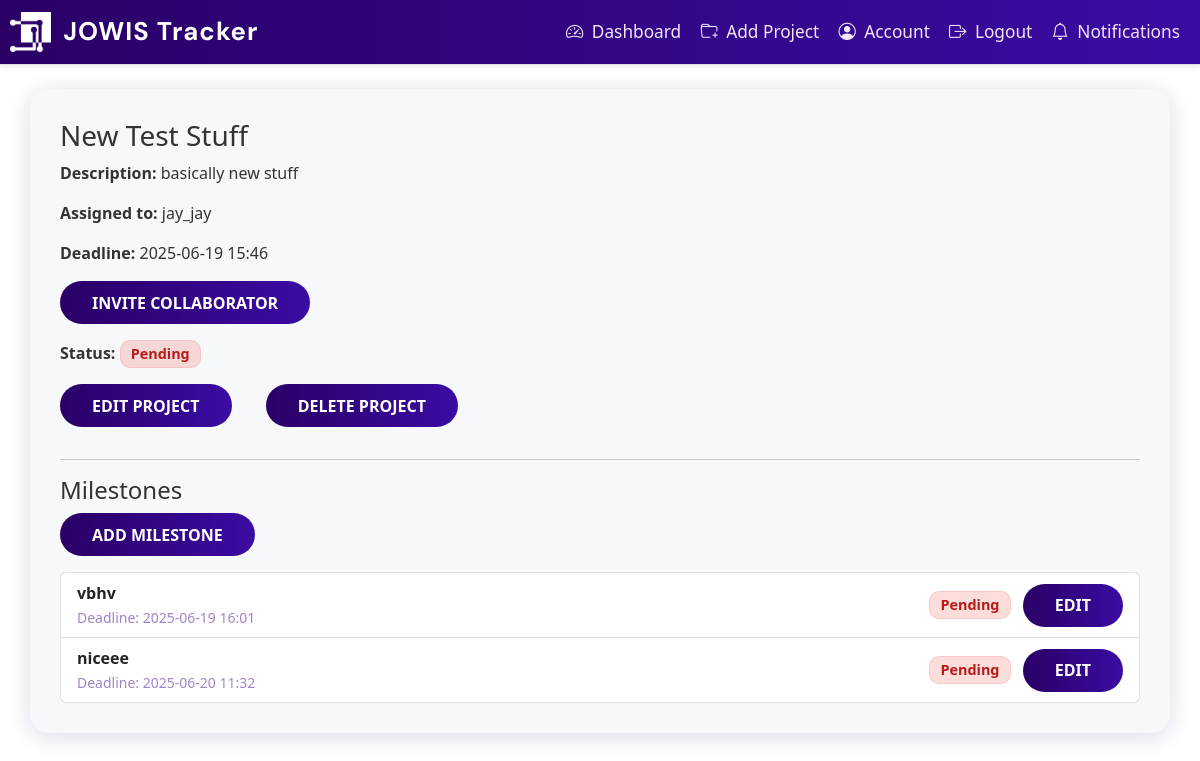
Page /project/6 (signed in) on the committed database.
### app/dbmodels.py (models this page shows, shortened)
class Project(db.Model):
    id = db.Column(db.Integer, primary_key=True)
    title = db.Column(db.String(150), nullable=False)
    description = db.Column(db.Text, nullable=False)
    tasks = db.relationship("Task", backref="project", cascade="all, delete-orphan", passive_deletes=True)
    milestones = db.relationship("Milestone", backref="project", cascade="all, delete-orphan", passive_deletes=True)
    deadline = db.Column(db.DateTime, nullable=False, default = datetime.now(timezone.utc)) # default to current time in UTC
    status = db.Column(db.String(20), nullable=False, default="Pending")
    comment = db.Column(db.Text, nullable=True)
    users = db.relationship(
        'User',
        secondary=project_users,
        back_populates='projects'
    )

class User(db.Model, UserMixin):
    id = db.Column(db.Integer, primary_key=True)
    username = db.Column(db.String(150), unique=True, nullable=False)
    email = db.Column(db.String(150), unique=True, nullable=False)
    password_hash = db.Column(db.String(150), nullable=False)
    tasks = db.relationship("Task", backref="assigned_to", cascade='all, delete-orphan',passive_deletes=True)
    role = db.Column(db.String(50), nullable=False, default="employee") # or admin
    must_change_password = db.Column(db.Boolean, default=True)
    projects = db.relationship(
        'Project',
        secondary=project_users,
        back_populates='users'
    )
    reset_code = db.Column(db.String(8), nullable=True)
    reset_code_expiry = db.Column(db.DateTime, nullable=True)

class Milestone(db.Model):
    id = db.Column(db.Integer, primary_key=True)
    name = db.Column(db.String(140), nullable=False)
    deadline = db.Column(db.DateTime, nullable=False)
    project_id = db.Column(db.Integer, db.ForeignKey("project.id", ondelete="CASCADE"), nullable=False) # ondelete="CASCADE" ensures that if a project is deleted, its milestones are also deleted
    tasks = db.relationship("Task", backref="milestone", lazy="dynamic")
    status = db.Column(db.String(20), nullable=False, default="Pending")

### app/routes.py (the view)
@main.route("/project/<int:project_id>")
@login_required
def project_detail(project_id):
    project = Project.query.get_or_404(project_id)
    if current_user.role != 'admin' and current_user not in project.users:
        abort(403)
    milestones = Milestone.query.filter_by(project_id=project.id).order_by(Milestone.deadline).all()
    return render_template("project_detail.html", project=project, milestones=milestones)

### app/__init__.py (called while the page is built)
def create_app():
    app= Flask(__name__)
    app.config.from_object("config.Config") # load app config from config.py
    db.init_app(app)
    migrate.init_app(app, db)
    login_manager.init_app(app)
    mail.init_app(app)
    scheduler.init_app(app)
    scheduler.start()
    from . import jobs  # <-- Import jobs to register them
    from .admin import init_admin
    init_admin(app)
    login_manager.login_view = "main.login"
    login_manager.login_message_category ="info"
    from .dbmodels import User
    @login_manager.user_loader
    def load_user(user_id):
        return User.query.get(int(user_id))
    from .routes import main
    app.register_blueprint(main)
    return app

### app/templates/project_detail.html (shortened to what this page needs)
{% extends "base.html" %}
{% block content %}
<div class="container mt-4">
    <h3>{{ project.title }}</h3>
    <p><strong>Description:</strong> {{ project.description }}</p>
    <p><strong>Assigned to:</strong>
      {% for user in project.users %}
        {{ user.username }}{% if not loop.last %}, {% endif %}
      {% endfor %}
    </p>
    <p><strong>Deadline:</strong> {{ project.deadline.strftime('%Y-%m-%d %H:%M') if project.deadline else 'N/A' }}</p>
    <a href="{{ url_for('main.invite_user', project_id=project.id) }}" class="btn btn-outline-primary mb-3">Invite Collaborator</a>
    <p><strong>Status:</strong>
      {% if project.status == 'Completed' %}
        <span class="badge bg-success">Completed</span>
      {% elif project.status == 'Pending' %}
        <span class="badge bg-danger">Pending</span>
      {% elif project.status == 'In Progress' %}
        <span class="badge bg-warning text-dark">In Progress</span>
      {% else %}
        <span class="badge bg-secondary">Unknown</span>
      {% endif %}
    </p>
    <a href="{{ url_for('main.edit_project', project_id=project.id) }}" class="btn btn-warning mb-3">Edit Project</a>
    <form action="{{ url_for('main.employee_delete_project', project_id=project.id) }}" method="POST" style="display:inline;">
      <button type="submit" class="btn btn-danger mb-3" onclick="return confirm('Delete this project?');">Delete Project</button>
    </form>
    <hr>
    <h4>Milestones</h4>
    <a href="{{ url_for('main.add_milestone', project_id=project.id) }}" class="btn btn-primary mb-3">Add Milestone</a>
    {% if milestones %}
        <ul class="list-group">
            {% for milestone in milestones %}
                <li class="list-group-item">
                    <div class="d-flex justify-content-between align-items-center">
                        <div>
                            <strong>{{ milestone.name }}</strong> <br>
                            <small class="text-muted">
                                Deadline: {{ milestone.deadline.strftime('%Y-%m-%d %H:%M') if milestone.deadline else 'No deadline set' }}
                            </small>
                        </div>
                        <div class="text-end">
                            {% if milestone.status == 'Completed' %}
                                <span class="badge bg-success">Completed</span>
                            {% elif milestone.status == 'Pending' %}
                                <span class="badge bg-danger">Pending</span>
                            {% elif milestone.status == 'In Progress' %}
                                <span class="badge bg-warning text-dark">In Progress</span>
                            {% else %}
                                <span class="badge bg-secondary">Unknown</span>
                            {% endif %}
                            <a href="{{ url_for('main.edit_milestone', milestone_id=milestone.id) }}" class="btn btn-sm btn-outline-warning ms-2">Edit</a>
                        </div>
                    </div>
                </li>
            {% endfor %}
        </ul>
    {% else %}
        <p>No milestones yet.</p>
    {% endif %}
</div>
{% endblock %}

### app/static/style.css (style rules this page uses)
body { background: #fff !important; font-family: "Segoe UI", Tahoma, Geneva, Verdana, sans-serif; color: #333; margin: 0; padding: 0; }
.btn, input[type="submit"], .submit, .btn-primary, .btn-outline-primary, .button { background: linear-gradient(90deg, #2a0066 0%, #3a0ca3 100%); color: #fff !important; border: none; transition: background 0.2s; }
body, body.bg-light, body.bg-gradient, body.bg-purple, body.bg-pink { background: #fff !important; }
.container, .container-login, .container-signup, .signup-container, .signup-container-1, .form-container { background: #f7f8fa !important; box-shadow: 0 4px 24px rgba(42, 0, 102, 0.08); border-radius: 1.2rem; }
body { font-family: "Segoe UI", Tahoma, Geneva, Verdana, sans-serif; background-color: #f0f2f5; margin: 0; }
form { width: 350px; }
a { color: #007bff; text-decoration: none; }
body { background-color: #f2f2f2; font-family: Arial, sans-serif; margin: 0; }
body { background-color: #f4f6f8; font-family: "Segoe UI", Tahoma, Geneva, Verdana, sans-serif; color: #333; margin: 0; padding: 0; }
.container { padding: 30px; border-radius: 12px; }
body { font-family: "Segoe UI", Tahoma, Geneva, Verdana, sans-serif; background-color: #f4f6f8; margin: 0; }
form { padding: 25px 30px; border-radius: 10px; box-shadow: 0 4px 10px none; width: 100%; max-width: 500px; margin: 20px auto; }
.badge { align-items: center; font-size: 0.9em; padding: 0.4em 0.7em; border-radius: 0.7em; }
.btn-primary, .btn-outline-primary { background: linear-gradient(90deg, #ad19d2 0%, #9042f5 100%); border: none; color: #fff; font-weight: 500; transition: background 0.2s; }
.text-muted { color: #90a4ae !important; }
body { background: linear-gradient(120deg, #e3e6fd 0%, #cebbfb 100%); }
.btn, input[type="submit"] { border-radius: 2em; font-weight: 600; padding: 0.6em 2em; background: linear-gradient(90deg, #5d19d2 0%, #7842f5 100%); color: #fff; border: none; transition: background 0.2s; }

### app/static/custom.css (style rules this page uses)
body { background: #fff !important; font-family: "Segoe UI", Tahoma, Geneva, Verdana, sans-serif; color: #333; margin: 0; padding: 0; }
.btn, input[type="submit"], .submit, .btn-primary, .btn-outline-primary, .button { background: linear-gradient(90deg, #2a0066 0%, #3a0ca3 100%); color: #fff !important; border: none; transition: background 0.2s; }
body, body.bg-light, body.bg-gradient, body.bg-purple, body.bg-pink { background: #fff !important; }
.container, .container-login, .container-signup, .signup-container, .signup-container-1, .form-container { background: #f7f8fa !important; box-shadow: 0 4px 24px rgba(42, 0, 102, 0.08); border-radius: 1.2rem; }
.btn, input[type="submit"], .submit, .btn-primary, .btn-outline-primary, .button { background: linear-gradient(90deg, #2a0066 0%, #3a0ca3 100%); color: #fff !important; border: none; transition: background 0.2s; font-size: 16px; text-transform: uppercase; cursor: pointer; }
.badge { align-items: center; font-size: 0.9em; padding: 0.4em 0.7em; border-radius: 0.7em; background: #b266ff; color: #fff; }
.badge.bg-danger { background: rgba(244, 67, 54, 0.18) !important; color: #b71c1c !important; border: 1px solid #b71c1c1a; }
.text-muted { color: #a084ca !important; }

### rows in the picture
Project: title "New Test Stuff", description "basically new stuff", deadline "2025-06-19 15:46"
User: username "jay_jay"
Milestone: name "vbhv", deadline "2025-06-19 16:01", status "Pending"
Milestone: name "niceee", deadline "2025-06-20 11:32", status "Pending"
